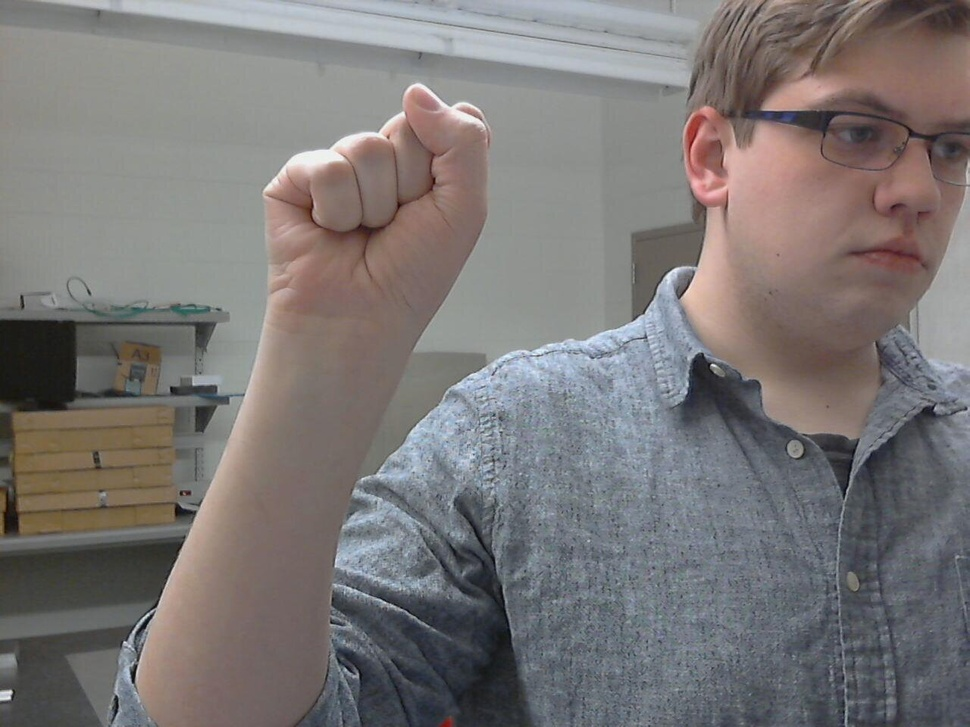
#> input picture opencv_tests_dev/right_fist.jpg, 970 x 727 px, shrunk from 1280 x 960 before the run, given in place of the camera
$ python haar_ped.py
#> lines starting #> are read from the running program, lines starting #| are printed output that depends on the picture
import numpy as np
import cv2

# Function help from https://github.com/felipecorrea/pedestrian-haar-based-detector/blob/master/detect.py
def normalize_gray_img( img ):
    img = cv2.equalizeHist(img)
    return img

# Function help from https://www.pyimagesearch.com/2015/02/16/faster-non-maximum-suppression-python/
# [55 lines left out: function non_max_suppression_fast, not called in this run]

# ped_cascade = cv2.CascadeClassifier('haar_ped_class.xml')
ped_cascade = cv2.CascadeClassifier('haarcascade_upperbody.xml')

vid = cv2.VideoCapture(0)

while(1):
    err, img = vid.read()
#> img is the input picture: shape (727, 970, 3); mean B, G, R 118, 118.5, 122.5
    if err == True:
        gray = cv2.cvtColor(img, cv2.COLOR_BGR2GRAY)
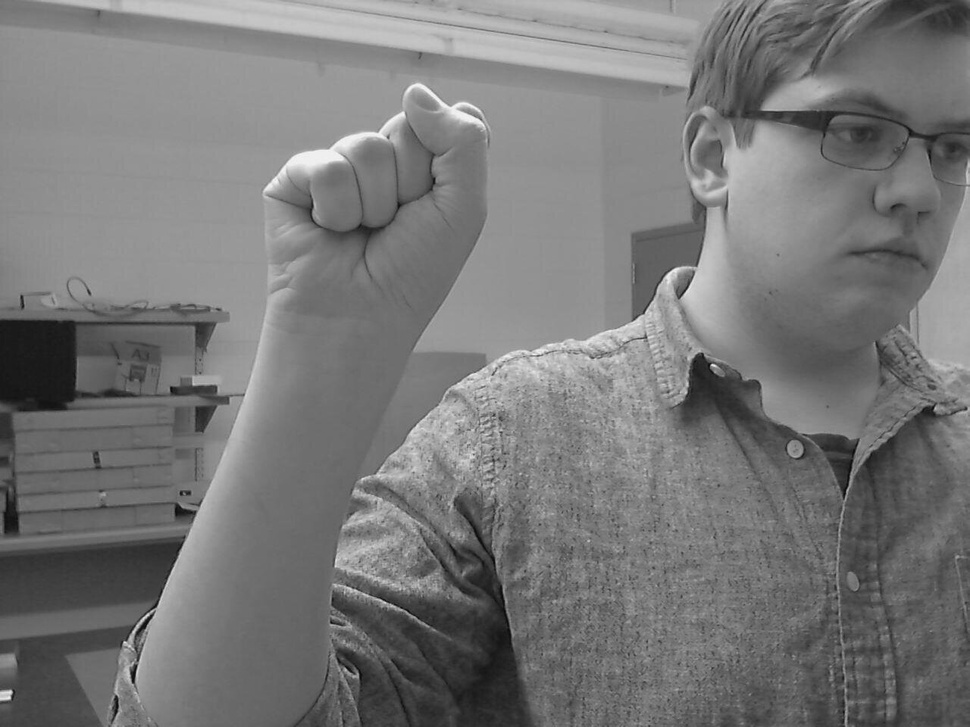
#> gray: shape (727, 970); min 7, max 247, mean 119.6
        # Normalize to increase contrast
        gray = normalize_gray_img(gray)
#> in normalize_gray_img, `img = cv2.equalizeHist(img)`:
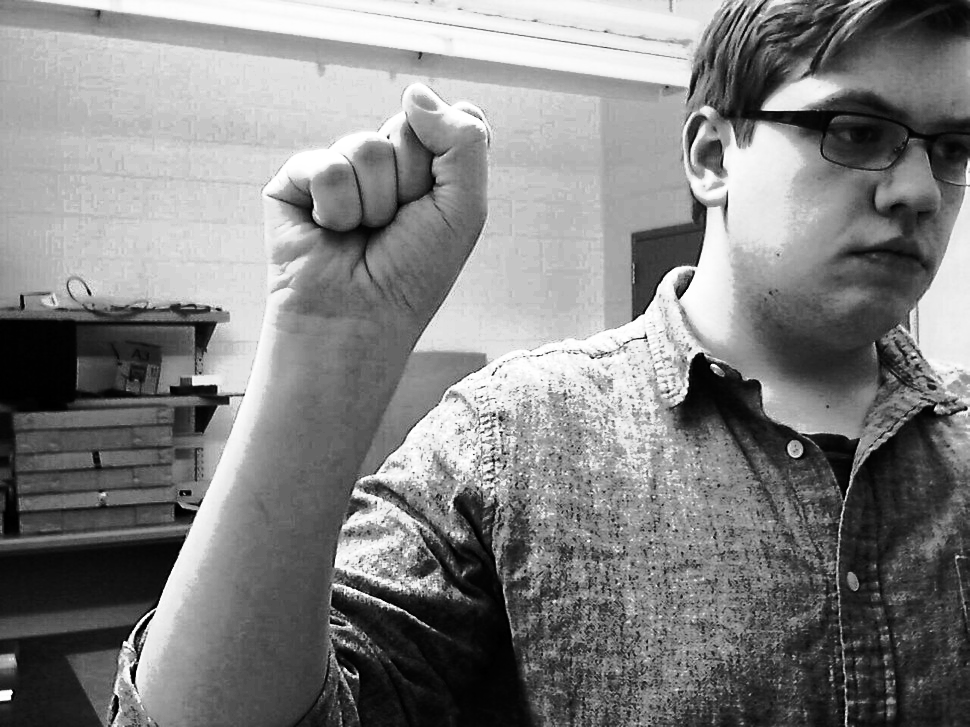
#> img: shape (727, 970); min 0, max 255, mean 128.8
        ped = ped_cascade.detectMultiScale(gray, scaleFactor=1.1, minNeighbors=5, flags=cv2.CASCADE_SCALE_IMAGE)
#> ped = ()

        # nms_box = non_max_suppression_fast(ped, 0.3)
        for (x,y,w,h) in ped: #nms_box:
            cv2.rectangle(img,(x,y),(x+w,y+h),(255,0,0),2)
#> this loop made 0 passes

        cv2.imshow("img", img)
    else:
        break

    k = cv2.waitKey(60) & 0xFF
#> (key Esc is pressed here)
    if k == 27:
        break

vid.release()

# [11 lines of commented-out code are left out]
